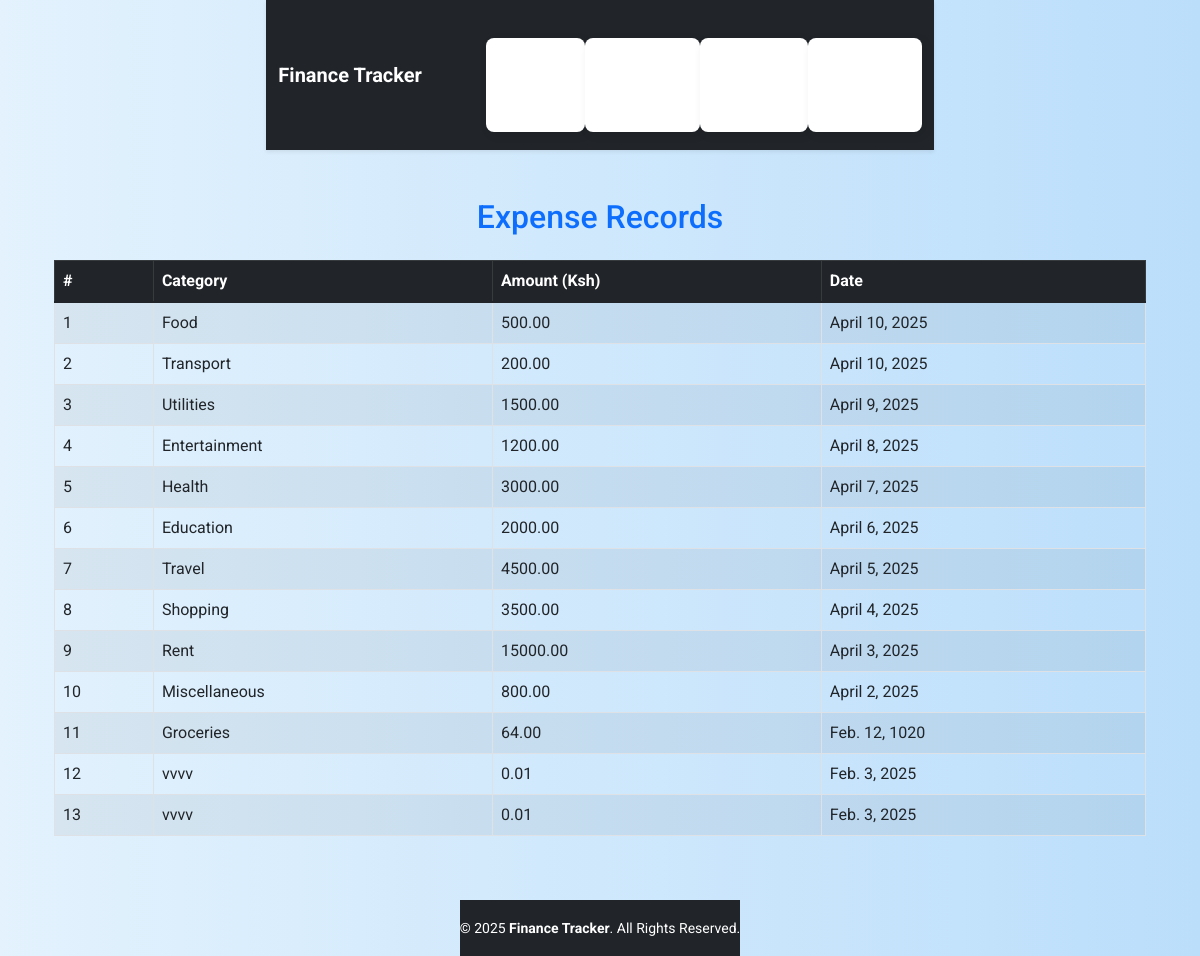
Page /expense/ on the committed database.
### tracker/models.py (models this page shows, shortened)
class Expense(models.Model):
    category = models.CharField(max_length=100)
    amount = models.DecimalField(max_digits=10, decimal_places=2)
    date = models.DateField()
    description = models.TextField(blank=True, null=True)

### tracker/views.py (the view)
# urls.py: path('expense/', views.expense_list, name='expense_list'),
def expense_list(request):
    expenses = Expense.objects.all()
    return render(request, 'tracker/expense_list.html', {'expenses': expenses})

### tracker/templates/tracker/expense_list.html (shortened to what this page needs)
{% extends "base.html" %}
{% block content %}
<div class="container">
    <h2 class="text-center text-primary mb-4">Expense Records</h2>
    {% if expenses %}
        <div class="table-responsive">
            <table class="table table-striped table-bordered">
                <thead class="table-dark">
                    <tr>
                        <th>#</th>
                        <th>Category</th>
                        <th>Amount (Ksh)</th>
                        <th>Date</th>
                    </tr>
                </thead>
                <tbody>
                    {% for expense in expenses %}
                        <tr>
                            <td>{{ forloop.counter }}</td>
                            <td>{{ expense.category }}</td>
                            <td>{{ expense.amount }}</td>
                            <td>{{ expense.date }}</td>
                        </tr>
                    {% endfor %}
                </tbody>
            </table>
        </div>
    {% else %}
        <div class="alert alert-warning text-center" role="alert">
            No expense records found.
        </div>
    {% endif %}
</div>
{% endblock %}

### tracker/static/style.css (style rules this page uses)
body { font-family: "Poppins", Arial, sans-serif; margin: 0; padding: 0; background: linear-gradient(to right, #e3f2fd, #bbdefb); color: #333; display: flex; flex-direction: column; align-items: center; }

### rows in the picture
Expense: category "Food", amount "500.00", date "April 10, 2025"
Expense: category "Transport", amount "200.00", date "April 10, 2025"
Expense: category "Utilities", amount "1500.00", date "April 9, 2025"
Expense: category "Entertainment", amount "1200.00", date "April 8, 2025"
Expense: category "Health", amount "3000.00", date "April 7, 2025"
Expense: category "Education", amount "2000.00", date "April 6, 2025"
Expense: category "Travel", amount "4500.00", date "April 5, 2025"
Expense: category "Shopping", amount "3500.00", date "April 4, 2025"
Expense: category "Rent", amount "15000.00", date "April 3, 2025"
Expense: category "Miscellaneous", amount "800.00", date "April 2, 2025"
Expense: category "Groceries", amount "64.00", date "Feb. 12, 1020"
Expense: category "vvvv", amount "0.01", date "Feb. 3, 2025"
Expense: category "vvvv", amount "0.01", date "Feb. 3, 2025"
